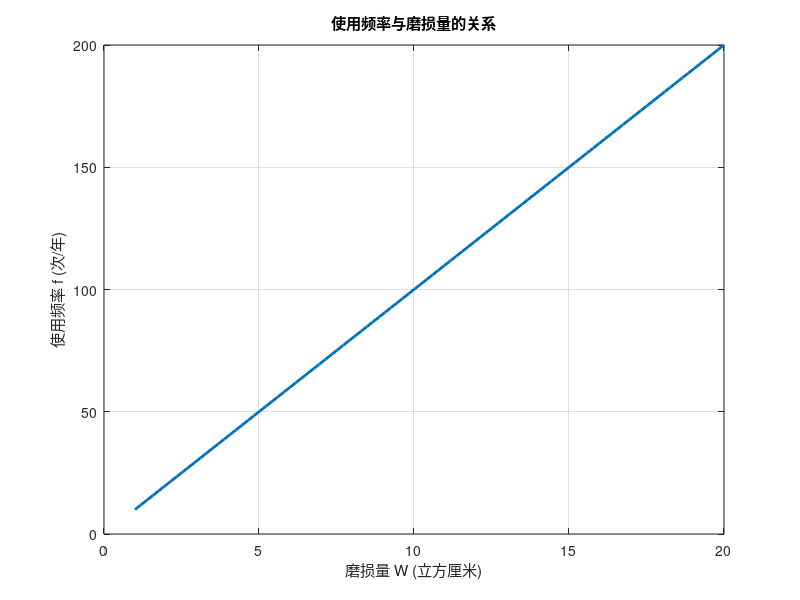
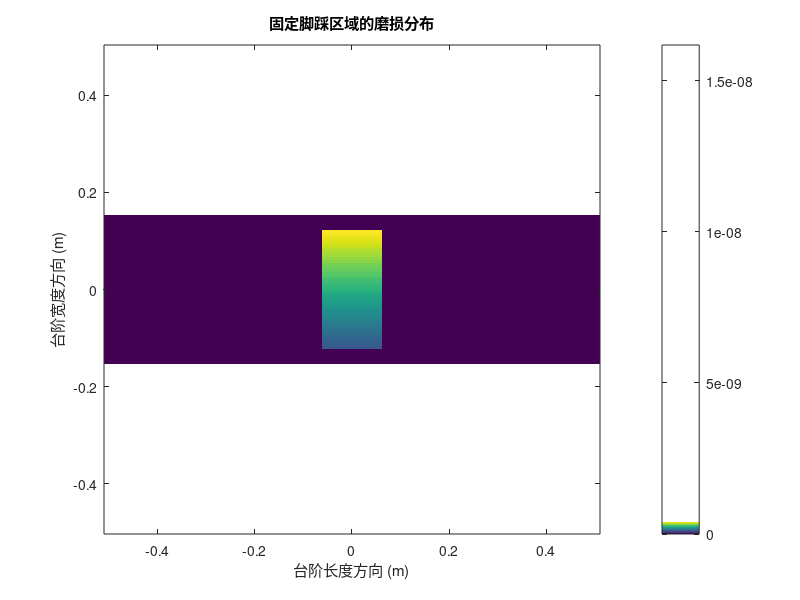
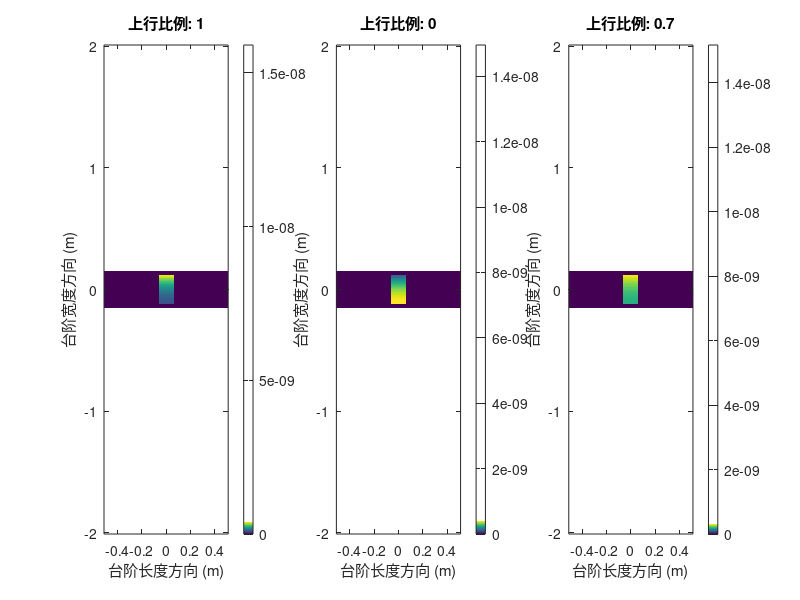

Recreate these plots in MATLAB, in order.
% 定义参数
H = 10;        % 硬度
k = 0.02;      % 磨损系数
p = 100;       % 法向载荷
s = 0.5;       % 步幅

% 定义磨损量范围
W_values = linspace(1, 20, 100); % 磨损量从 1 到 20

% 计算对应的使用频率
f_values = H .* W_values ./ (k .* p .* s);

% 绘制曲线
figure;
plot(W_values, f_values, 'LineWidth', 2);
xlabel('磨损量 W (立方厘米)');
ylabel('使用频率 f (次/年)');
title('使用频率与磨损量的关系');
grid on;
%%
% 台阶尺寸
Lx = 1; % 台阶宽度 (m) -> 对应脚的长度（y方向）
Ly = 0.3;   % 台阶长度 (m) -> 对应脚的宽度（x方向）
Lz = 0.15; % 台阶高度 (m)

% 脚踩区域尺寸
L_foot = 0.25; % 脚的长度 (m)
W_foot = 0.12; % 脚的宽度 (m)

% 材料硬度
H = 2e9; % 硬度 (Pa)，如大理石

% 摩擦系数范围
k_min = 0.2; % 脚尖处摩擦系数
k_max = 0.8; % 脚跟处摩擦系数

% 压力和滑动距离
P = 100; % 压力 (N/m^2)
Delta_s = 0.01; % 滑动距离 (m)

% 非线性控制参数
n = 2; % 多项式模型的非线性程度

% 网格划分
Nx = 50; % x方向网格数
Ny = 50; % y方向网格数
y = linspace(-Ly/2, Ly/2, Ny); % 台阶宽度方向 -> 脚的长度方向
x = linspace(-Lx/2, Lx/2, Nx); % 台阶长度方向 -> 脚的宽度方向
[X, Y] = meshgrid(x, y);

% 定义脚踩区域中心
foot_center_x = 0; % 脚踩区域中心的x坐标
foot_center_y = 0; % 脚踩区域中心的y坐标

% 确定脚踩区域范围
foot_x_min = foot_center_x - W_foot / 2;
foot_x_max = foot_center_x + W_foot / 2;
foot_y_min = foot_center_y - L_foot / 2;
foot_y_max = foot_center_y + L_foot / 2;

% 初始化磨损分布矩阵
W_total = zeros(Nx, Ny);

% 计算脚踩区域内的摩擦系数和磨损分布
for ix = 1:Nx
    for iy = 1:Ny
        % 判断当前位置是否在脚踩区域内
        if x(ix) >= foot_x_min && x(ix) <= foot_x_max && ...
           y(iy) >= foot_y_min && y(iy) <= foot_y_max
            % 非线性摩擦系数分布（基于y方向）
            f_y = (y(iy) - foot_y_min) / (foot_y_max - foot_y_min); % 归一化位置
            k_y = k_min + (k_max - k_min) * f_y; % 多项式模型

            % 计算磨损量
            W_total(iy,ix) = k_y * P * Delta_s / H;
        end
    end
end

% 绘制热图
figure;
imagesc(x, y, W_total); % 注意交换 x 和 y
colorbar;
title('固定脚踩区域的磨损分布');
xlabel('台阶长度方向 (m)'); % 对应脚宽方向
ylabel('台阶宽度方向 (m)'); % 对应脚长方向
axis equal;
set(gca, 'YDir', 'normal'); % 调整坐标轴方向

%%
%最后用这个，不同上下行占比
clear,clc;
% 台阶尺寸
Lx = 1; % 台阶宽度 (m) -> 对应脚的长度（y方向）
Ly = 0.3;   % 台阶长度 (m) -> 对应脚的宽度（x方向）
Lz = 0.15; % 台阶高度 (m)

% 脚踩区域尺寸
L_foot = 0.25; % 脚的长度 (m)
W_foot = 0.12; % 脚的宽度 (m)

% 材料硬度
H = 2e9; % 硬度 (Pa)，如大理石

% 摩擦系数范围
k_min = 0.2; % 脚尖处摩擦系数
k_max = 0.8; % 脚跟处摩擦系数

% 压力和滑动距离
P = 100; % 压力 (N/m^2)
Delta_s = 0.01; % 滑动距离 (m)

% 非线性控制参数
n = 2; % 非线性程度控制

% 上下行比例
alpha_values = [1, 0, 0.7]; % 上行比例数组

% 网格划分
Nx = 50; % x方向网格数
Ny = 50; % y方向网格数
y = linspace(-Ly/2, Ly/2, Ny); % 台阶宽度方向 -> 脚的长度方向
x = linspace(-Lx/2, Lx/2, Nx); % 台阶长度方向 -> 脚的宽度方向
[X, Y] = meshgrid(x, y);

% 定义脚踩区域中心
foot_center_x = 0; % 脚踩区域中心的x坐标
foot_center_y = 0; % 脚踩区域中心的y坐标

% 确定脚踩区域范围
foot_x_min = foot_center_x - W_foot / 2;
foot_x_max = foot_center_x + W_foot / 2;
foot_y_min = foot_center_y - L_foot / 2;
foot_y_max = foot_center_y + L_foot / 2;

% 绘制热图
figure;
for idx = 1:length(alpha_values)
    alpha = alpha_values(idx); % 当前上行比例
    W_total = zeros(Ny, Nx); % 初始化磨损分布矩阵

    % 计算脚踩区域内的摩擦系数和磨损分布
    for ix = 1:Nx
        for iy = 1:Ny
            % 判断当前位置是否在脚踩区域内
            if x(ix) >= foot_x_min && x(ix) <= foot_x_max && ...
               y(iy) >= foot_y_min && y(iy) <= foot_y_max
                % 非线性摩擦系数分布（基于y方向）
                f_y = (y(iy) - foot_y_min) / (foot_y_max - foot_y_min); % 归一化位置
                
                % 上行与下行的摩擦系数
                k_up = k_min + (k_max - k_min) * f_y^n; % 上行模式
                k_down = k_max + (k_min - k_max) * f_y^n; % 下行模式
                
                % 综合摩擦系数
                k_total = alpha * k_up + (1 - alpha) * k_down;
                
                % 计算磨损量
                W_total(iy, ix) = k_total * P * Delta_s / H;
            end
        end
    end

    % 绘制热图
    subplot(1, length(alpha_values), idx);
    imagesc(x, y, W_total);
    colorbar;
    title(['上行比例: ', num2str(alpha)]);
    xlabel('台阶长度方向 (m)'); % 对应脚宽方向
    ylabel('台阶宽度方向 (m)'); % 对应脚长方向
    axis equal;
    set(gca, 'YDir', 'normal'); % 调整坐标轴方向
end








